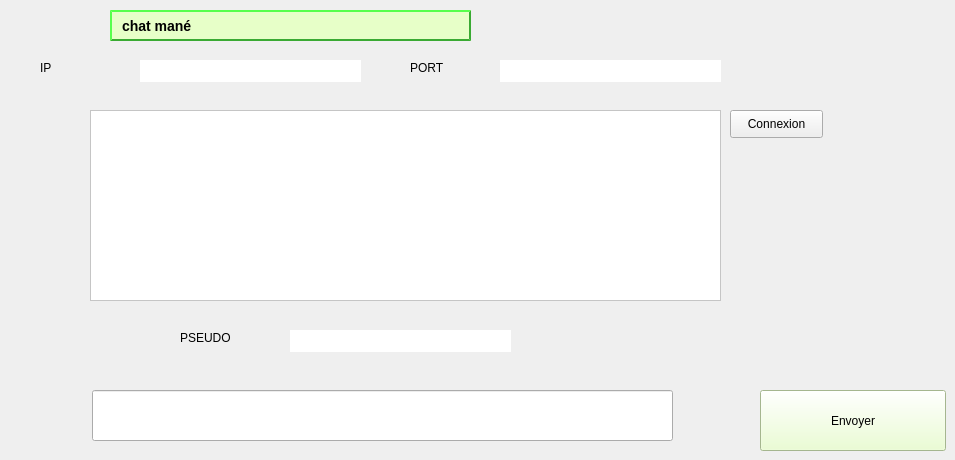
     <widget class="QWidget" name="tab_8">
      <attribute name="title">
       <string>Email</string>
      </attribute>
      <widget class="QLineEdit" name="serveurIP">
       <property name="geometry">
        <rect>
         <x>140</x>
         <y>60</y>
         <width>221</width>
         <height>22</height>
        </rect>
       </property>
       <property name="styleSheet">
        <string notr="true">border-style: outset;
background-color: rgb(255, 255, 255);
border-color: rgb(0, 0, 0);
border-witdh: 2px;
border-radius: 0px</string>
       </property>
       <property name="text">
        <string/>
       </property>
      </widget>
      <widget class="QLineEdit" name="pseudo">
       <property name="geometry">
        <rect>
         <x>290</x>
         <y>330</y>
         <width>221</width>
         <height>22</height>
        </rect>
       </property>
       <property name="styleSheet">
        <string notr="true">border-style: outset;
background-color: rgb(255, 255, 255);
border-color: rgb(0, 0, 0);
border-witdh: 2px;
border-radius: 0px</string>
       </property>
       <property name="text">
        <string/>
       </property>
      </widget>
      <widget class="QTextEdit" name="listeMessages">
       <property name="geometry">
        <rect>
         <x>90</x>
         <y>110</y>
         <width>631</width>
         <height>191</height>
        </rect>
       </property>
       <property name="styleSheet">
        <string notr="true">background-color: rgb(255, 255, 255);</string>
       </property>
      </widget>
      <widget class="QLabel" name="label_15">
       <property name="geometry">
        <rect>
         <x>40</x>
         <y>60</y>
         <width>56</width>
         <height>16</height>
        </rect>
       </property>
       <property name="text">
        <string>IP</string>
       </property>
      </widget>
      <widget class="QLabel" name="label_20">
       <property name="geometry">
        <rect>
         <x>410</x>
         <y>60</y>
         <width>56</width>
         <height>16</height>
        </rect>
       </property>
       <property name="text">
        <string>PORT</string>
       </property>
      </widget>
      <widget class="QLabel" name="label_21">
       <property name="geometry">
        <rect>
         <x>180</x>
         <y>330</y>
         <width>56</width>
         <height>16</height>
        </rect>
       </property>
       <property name="text">
        <string>PSEUDO</string>
       </property>
      </widget>
      <widget class="QPushButton" name="Bouton_envoyer_chat">
       <property name="geometry">
        <rect>
         <x>760</x>
         <y>390</y>
         <width>186</width>
         <height>61</height>
        </rect>
       </property>
       <property name="styleSheet">
        <string notr="true">border-width: 2px;
background-color: rgb(231, 255, 200);
border-color: rgb(58, 170, 51);</string>
       </property>
       <property name="text">
        <string>Envoyer</string>
       </property>
      </widget>
      <widget class="QLabel" name="label_22">
       <property name="geometry">
        <rect>
         <x>110</x>
         <y>10</y>
         <width>361</width>
         <height>31</height>
        </rect>
       </property>
       <property name="styleSheet">
        <string notr="true">border-width: 2px;
border-radius: 20px;
font: bold 14px;
min-width: 10em;
padding: 6px;
background-color: rgb(231, 255, 200);
border-style: outset;
border-color: rgb(58, 170, 51);</string>
       </property>
       <property name="text">
        <string>chat mané</string>
       </property>
      </widget>
      <widget class="QPushButton" name="pb_connexion">
       <property name="geometry">
        <rect>
         <x>730</x>
         <y>110</y>
         <width>93</width>
         <height>28</height>
        </rect>
       </property>
       <property name="text">
        <string>Connexion</string>
       </property>
      </widget>
      <widget class="QLineEdit" name="message">
       <property name="geometry">
        <rect>
         <x>92</x>
         <y>390</y>
         <width>581</width>
         <height>51</height>
        </rect>
       </property>
      </widget>
      <widget class="QLineEdit" name="serveurPort">
       <property name="geometry">
        <rect>
         <x>500</x>
         <y>60</y>
         <width>221</width>
         <height>22</height>
        </rect>
       </property>
       <property name="styleSheet">
        <string notr="true">border-style: outset;
background-color: rgb(255, 255, 255);
border-color: rgb(0, 0, 0);
border-witdh: 2px;
border-radius: 0px</string>
       </property>
       <property name="text">
        <string/>
       </property>
      </widget>
     </widget>
